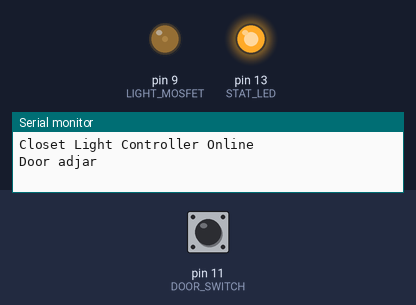
This sketch was run on a simulated Arduino Uno, built with avr-gcc and run on an emulated ATmega328P. On the bench: output pins drawn as LEDs (lit = HIGH), the last lines printed to the serial monitor. The inputs (shaded band) are chosen by the test bench; at power-on: pin 11 (DOOR_SWITCH) HIGH.

Above: at 3.1 s.
3.2 s: pin 11 (DOOR_SWITCH) pulled LOW for 0.15 s
At 4.0 s:
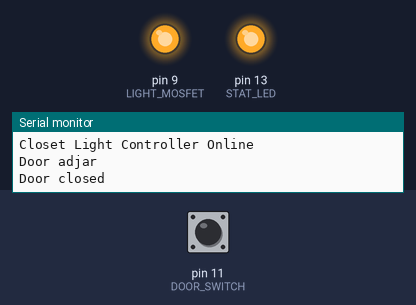
6.3 s: pin 11 (DOOR_SWITCH) pulled LOW for 1 s
At 7.4 s:
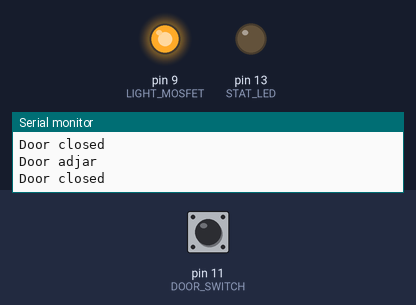
9.7 s: pin 11 (DOOR_SWITCH) pulled LOW for 3.2 s
At 17.8 s:
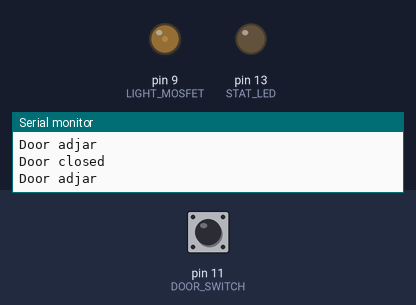
Timing chart, 0 to 20.7 s (numbered marks = the images above; inputs shaded):
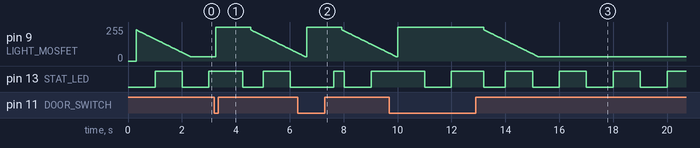

The sketch:

Closet_Lighting.ino
```cpp
// (licence header left out)
#include <SimpleTimer.h> //https://github.com/jfturcot/SimpleTimer
#include <avr/wdt.h> //We need watch dog for this program

SimpleTimer timer;
//long secondTimerID;

//Pin definitions
#define STAT_LED 13 //Onboard LED
#define DOOR_SWITCH 11
#define DOOR_SWITCH_GND 10 //Upstairs closets, cabin
//#define DOOR_SWITCH_GND 12 //First model / AKA downstairs coat closet

//Must be PWM
#define LIGHT_MOSFET 9
//#define LIGHT_MOSFET 3 //Closet at Cabin

#define DOOR_ADJAR_TIMEOUT (20L * 60L * 1000L) //Max seconds before lights turn off
//#define DOOR_ADJAR_TIMEOUT (10L * 1000L) //Max seconds before lights turn off

//#define MOSFET_CONTROL_NORMAL true //Cabin, upstairs, downstairs - when pin goes high, light goes on
#define MOSFET_CONTROL_NORMAL false //Brother in law is inverted - when pin goes high, light goes off

#define CLOSED 'c'
#define OPEN 'o'
#define TIMEOUT 't'
char doorState = CLOSED;

unsigned long timeDoorWasOpened = 0; //Amount of time since the door was opened

void setup()
{
  wdt_reset(); //Pet the dog
  wdt_disable(); //We don't want the watchdog during init

  Serial.begin(115200);

  pinMode(STAT_LED, OUTPUT);
  pinMode(DOOR_SWITCH, INPUT_PULLUP);
  pinMode(DOOR_SWITCH_GND, OUTPUT);
  digitalWrite(DOOR_SWITCH_GND, LOW);
  pinMode(LIGHT_MOSFET, OUTPUT);

  timer.setInterval(1000L, secondPassed); //Call secondPassed every Xms

  Serial.println("Closet Light Controller Online");

//  while (1)
//  {
//    lightOn();
//    delay(3000);
//    lightOff();
//    delay(500);
//  }

  wdt_reset(); //Pet the dog
  wdt_enable(WDTO_2S); //Unleash the beast
}

void loop()
{
  wdt_reset(); //Pet the dog
  timer.run(); //Update any timers we are running

  if (doorState == CLOSED && digitalRead(DOOR_SWITCH) == HIGH) //User opened the door
  {
    delay(50); //Debounce
    if (digitalRead(DOOR_SWITCH) == HIGH)
    {
      Serial.println("Door adjar");
      doorState = OPEN;

      delay(250); //Delay until user gets the door open

      lightOn();
      timeDoorWasOpened = millis();
    }
  }
  else if (doorState == OPEN && digitalRead(DOOR_SWITCH) == LOW) //User closed the door
  {
    delay(50); //Debounce
    if (digitalRead(DOOR_SWITCH) == LOW)
    {
      Serial.println("Door closed");
      doorState = CLOSED;
      lightOff();

      //On a few reed switch installations it switch can trigger twice when closing the door
      //Hang here for a second while door closes
      delay(1000);
    }
  }
  else if (doorState == TIMEOUT && digitalRead(DOOR_SWITCH) == LOW) //User has finally closed the door after a timeout
  {
    Serial.println("Door returned to closed");
    doorState = CLOSED;
    lightOff();
  }

  if (doorState == OPEN)
  {
    if (millis() - timeDoorWasOpened > DOOR_ADJAR_TIMEOUT) //If door has been open for too long, turn off LED
    {
      Serial.println("Door timeout, LED off");
      doorState = TIMEOUT;
      lightOff();
    }
  }

  delay(1);
}

//Turn on LED
void lightOn()
{
  if (MOSFET_CONTROL_NORMAL)
  {
    setBrightness(20, 255, 2000); //Turn on the LED strip. Starting at 20 still has the pulse on artifact
    //setBrightness(0, 255, 3000); //Turn on the LED strip
    //digitalWrite(LIGHT_MOSFET, HIGH);
  }
  else
  {
    //Inverted
    setBrightness(255 - 20, 0, 2000); //Turn on the LED strip. Starting at 20 still has the pulse on artifact.
  }
}

//Turn off LED
void lightOff()
{
  if (MOSFET_CONTROL_NORMAL)
  {
    digitalWrite(LIGHT_MOSFET, LOW);
    //analogWrite(LIGHT_MOSFET, 0); //Turn off the LED strip immediately
    //setBrightness(255, 0, 4000); //Turn off the LED strip slowly
  }
  else
  {
    //Inverted
    digitalWrite(LIGHT_MOSFET, HIGH);
  }
}

//Blink the status LED to show we are alive
void secondPassed()
{
  digitalWrite(STAT_LED, !digitalRead(STAT_LED));
}

//Given an old and new brightness, slowly go to the new brightness
void setBrightness(float oldBrightness, float newBrightness, long overallTimeToGetThere)
{
  //Low step numbers (30) mean we get there slowly, high numbers (100) mean we get there quickly
  //Low step numbers make it look stepped, high numbers make it more gradual
  int STEPS = 100;

  int brightDiff = abs(oldBrightness - newBrightness);

  int brightStep = (float)brightDiff / STEPS; //50 / 75 = 0.66;

  if (brightStep == 0) brightStep = 1;

  //Move oldBrightness towards newBrightness
  for (int fadeSteps = 0 ; fadeSteps <= STEPS ; fadeSteps++)
  {
    wdt_reset(); //Pet the dog
    timer.run(); //Update any timers we are running

    //if less, then add
    //if more, then subtract
    //if equal, do nothing

    if (abs(oldBrightness - newBrightness) < 0.9  ) ; //Do nothing
    else if (oldBrightness < newBrightness) oldBrightness += brightStep;
    else if (oldBrightness > newBrightness)
    {
      if (oldBrightness > brightStep) oldBrightness -= brightStep;
      else if (oldBrightness > 0) oldBrightness--;
    }

    //Some interesting case corrections
    if (oldBrightness > 255) oldBrightness = 255;
    if (oldBrightness < 0) oldBrightness = 0;

    analogWrite(LIGHT_MOSFET, (byte)oldBrightness);

    /*Serial.print("brightDiff:");
    Serial.print(brightDiff, DEC);
    Serial.print(" brightStep:");
    Serial.print(brightStep, 2);
    Serial.print(" oldBrightness:");
    Serial.print(oldBrightness, 2);
    Serial.print(" newBrightness:");
    Serial.println(newBrightness, 2);*/

    delay(overallTimeToGetThere / STEPS); //Some amount of time between steps
  }
}
```
